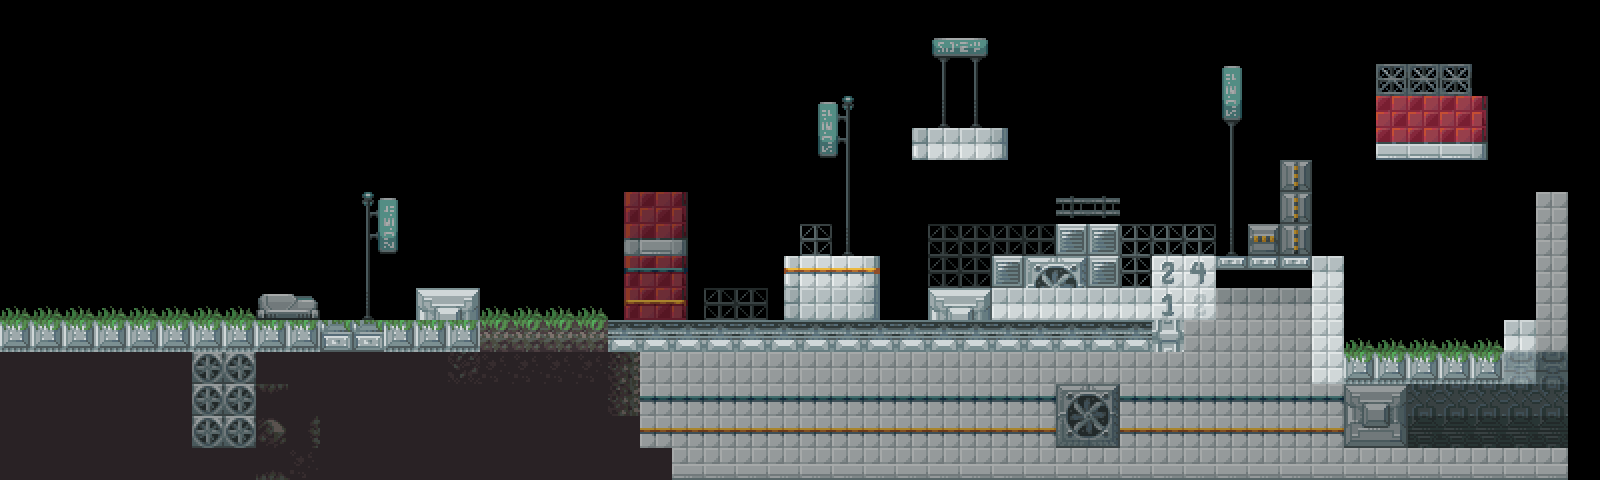

A level layout from a 2D game, rendered from its tile map. Below: a short description, then the map file with tile-grid data replaced by summaries:
An orthogonal 50x15 tile map with 32x32 px tiles, 3 tile layers (Backgound, Solid, Foreground).

<map version="1.0" orientation="orthogonal" width="50" height="15" tilewidth="32" tileheight="32">
 <tileset firstgid="1" name="spacegame_tileset_by_kaiseto-d53qzyv" tilewidth="32" tileheight="32">
  <image source="spacegame_tileset_by_kaiseto-d53qzyv.png" width="640" height="480" />
 </tileset>
 <layer name="Backgound" width="50" height="15">
  <data>[750 cells, 0 non-empty, 0 distinct tile ids]</data>
 </layer>
 <layer name="Solid" width="50" height="15">
  <data>[750 cells, 94 non-empty, 28 distinct tile ids]</data>
 </layer>
 <layer name="Foreground" width="50" height="15" opacity="0.72">
  <data>[750 cells, 295 non-empty, 63 distinct tile ids]</data>
 </layer>
</map>
